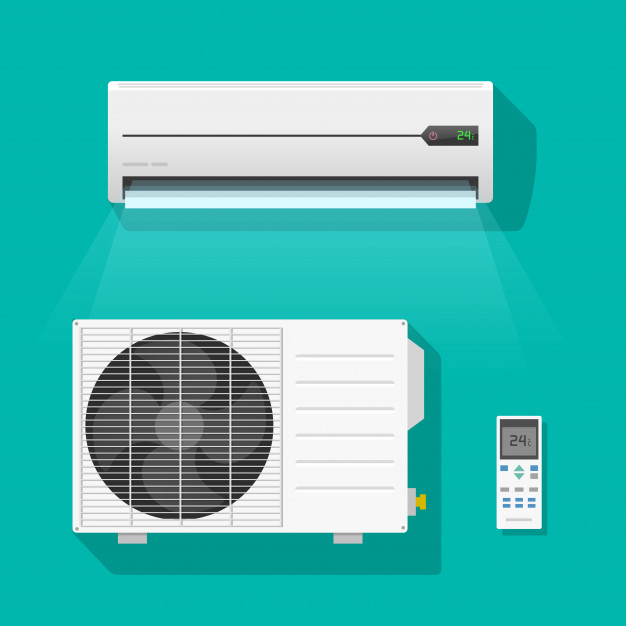
#> input picture aircon.jpg, 626 x 626 px
$ python -i draw_cartoon.py   (imports and definitions only)
#> lines starting #> are read from the running program, lines starting #| are printed output that depends on the picture; after the words box and inside, x2 and y2 are one past the last pixel; in counts of white or black regions, pixels touching at a corner belong together
#!/usr/bin/env python
import argparse
import time
import numpy as np
from collections import defaultdict
from scipy import stats
import cv2
import glob
from os import listdir
from os.path import isfile, join
import os
# for sketchify
import matplotlib.pyplot as plt
import scipy.ndimage


# The main cartoon function running on BizNewz
def cartoonize(image):
    """
    convert image into cartoon-like image
    image: input PIL image
    """

    output = np.array(image)
    x, y, c = output.shape
#> x = 626; y = 626; c = 3
    for i in range(c):
        output[:, :, i] = cv2.bilateralFilter(output[:, :, i], 5, 50, 50)
    edge = cv2.Canny(output, 100, 200)
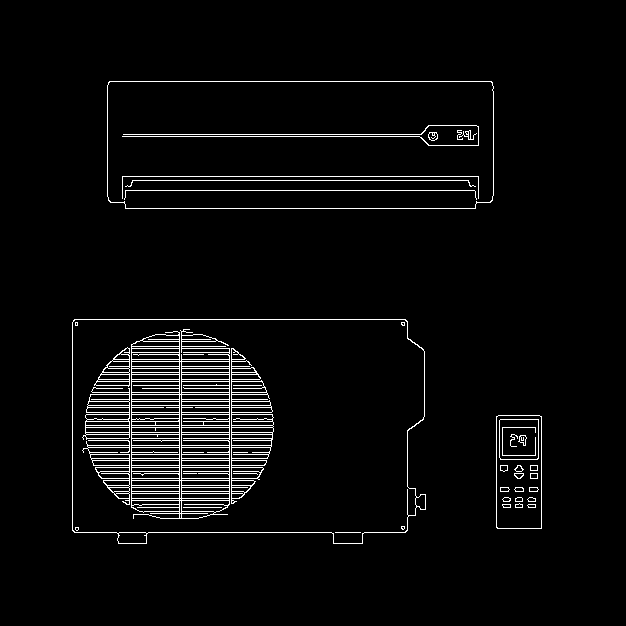
#> edge: shape (626, 626); 3.7% white in thin lines or dots, all inside (x1, y1, x2, y2) = (72, 81, 542, 544)

    output = cv2.cvtColor(output, cv2.COLOR_RGB2HSV)
#> output: shape (626, 626, 3); mean H, S, V 64.9, 167.8, 185.5

    hists = []
    #H
    hist, _ = np.histogram(output[:, :, 0], bins=np.arange(180+1))
#> hist = 180 values, max 167713 at index 88, min 0 at index 1, mean 2177.1
    hists.append(hist)
    #S
    hist, _ = np.histogram(output[:, :, 1], bins=np.arange(256+1))
#> hist = 256 values, max 182305 at index 255, min 0 at index 121, mean 1530.8
    hists.append(hist)
    #V
    hist, _ = np.histogram(output[:, :, 2], bins=np.arange(256+1))
#> hist = 256 values, max 77253 at index 183, min 0 at index 0, mean 1530.8
    hists.append(hist)

    C = []
    for h in hists:
        C.append(k_histogram(h))
#> this loop made 3 passes
#> after the loop, C = [[0, 88, 140], [0, 49, 130, 209, 254], [69, 145, 184, 236]]
    print("centroids: {0}".format(C))
#| centroids: [array([  0.,  88., 140.]), array([  0.,  49., 130., 209., 254.]), array([ 69., 145., 184., 236.])]

    output = output.reshape((-1, c))
    for i in range(c):
        channel = output[:, i]
        index = np.argmin(np.abs(channel[:, np.newaxis] - C[i]), axis=1)
        output[:, i] = C[i][index]
    output = output.reshape((x, y, c))
#> output: shape (626, 626, 3); mean H, S, V 64.4, 167.5, 185.1
    output = cv2.cvtColor(output, cv2.COLOR_HSV2RGB)
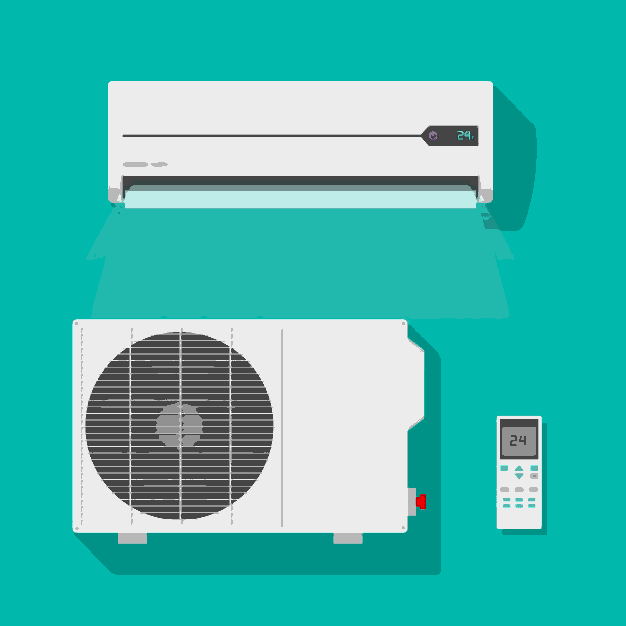
#> output: shape (626, 626, 3); mean R, G, B 66.3, 185, 176.6

    contours, _ = cv2.findContours(edge,
                                   cv2.RETR_EXTERNAL,
                                   cv2.CHAIN_APPROX_NONE)
#> contours = 3 contours; box (x1, y1, x2, y2) and area: (72, 319, 426, 544) 73707, (107, 81, 494, 209) 48783, (496, 415, 542, 529) 5082
    cv2.drawContours(output, contours, -1, 0, thickness=1)
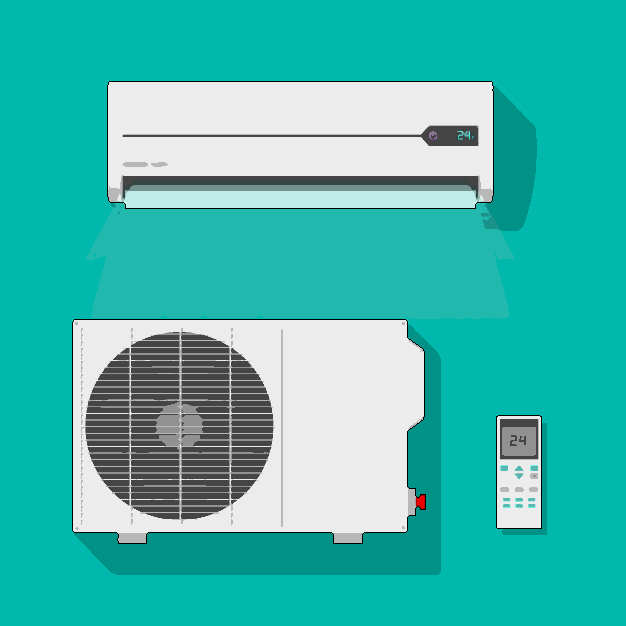
#> output: shape (626, 626, 3); 0.64% of pixels changed, all inside (x1, y1, x2, y2) = (72, 81, 542, 544)
    return output

# Helper functions for Cartoonize
def update_C(C, hist):
    """
    update centroids until they don't change
    """
    while True:
        groups = defaultdict(list)
        #assign pixel values
        for i in range(len(hist)):
            if hist[i] == 0:
                continue
            d = np.abs(C-i)
            index = np.argmin(d)
            groups[index].append(i)

        new_C = np.array(C)
        for i, indice in groups.items():
            if np.sum(hist[indice]) == 0:
                continue
            new_C[i] = int(np.sum(indice*hist[indice])/np.sum(hist[indice]))
        if np.sum(new_C-C) == 0:
            break
        C = new_C
    return C, groups


def k_histogram(hist):
    """
    choose the best K for k-means and get the centroids
    """
    alpha = 0.001              # p-value threshold for normaltest
    N = 80                      # minimun group size for normaltest
    C = np.array([128])

    while True:
        C, groups = update_C(C, hist)

        #start increase K if possible
        new_C = set()     # use set to avoid same value when seperating centroid
        for i, indice in groups.items():
            #if there are not enough values in the group, do not seperate
            if len(indice) < N:
                new_C.add(C[i])
                continue

            # judge whether we should seperate the centroid
            # by testing if the values of the group is under a
            # normal distribution
            z, pval = stats.normaltest(hist[indice])
            if pval < alpha:
                #not a normal dist, seperate
                left = 0 if i == 0 else C[i-1]
                right = len(hist)-1 if i == len(C)-1 else C[i+1]
                delta = right-left
                if delta >= 3:
                    c1 = (C[i]+left)/2
                    c2 = (C[i]+right)/2
                    new_C.add(c1)
                    new_C.add(c2)
                else:
                    # though it is not a normal dist, we have no
                    # extra space to seperate
                    new_C.add(C[i])
            else:
                # normal dist, no need to seperate
                new_C.add(C[i])
        if len(new_C) == len(C):
            break
        else:
            C = np.array(sorted(new_C))
    return C


# Helper functions for creating the basic black and white sketch
def grayscale(rgb):
    return np.dot(rgb[...,:3], [0.299, 0.587, 0.114])


def dodge(front,back):
    result=front*255/(255-back)
    result[result>255]=255
    result[back==255]=255
    return result.astype('uint8')

# The simple sketchify
def sketchify(image):
    g=grayscale(image)
    i = 255-g
    b = scipy.ndimage.filters.gaussian_filter(i,sigma=10)
    r= dodge(b,g)
    return r


# The main function
# [41 lines not run here, left out]

>>> import cv2
>>> picture = cv2.cvtColor(cv2.imread('aircon.jpg'), cv2.COLOR_BGR2RGB)
>>> result = cartoonize(picture)
